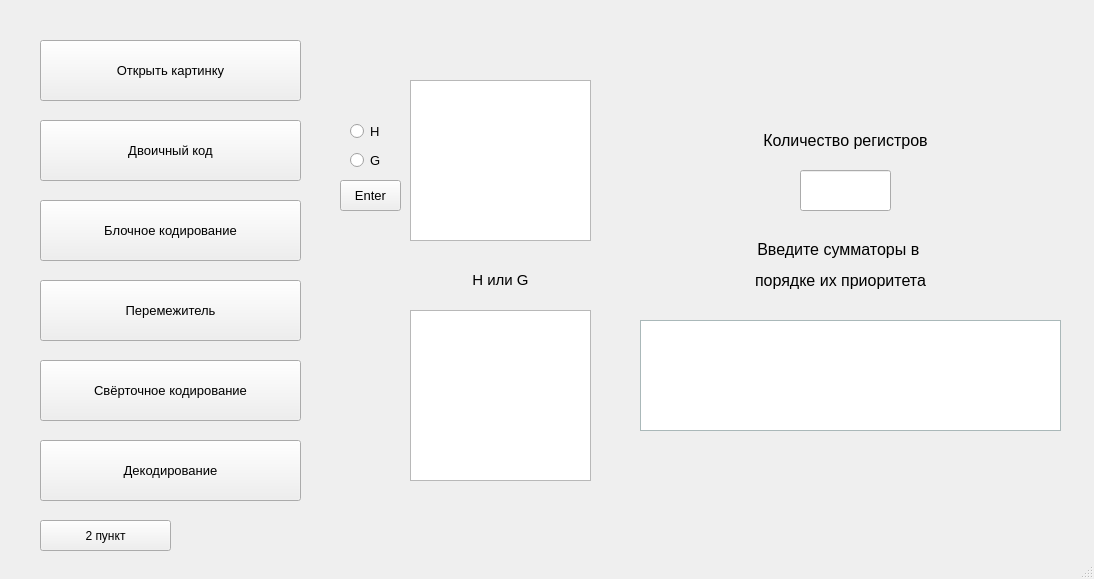
<?xml version="1.0" encoding="UTF-8"?>
<ui version="4.0">
 <class>MainWindow</class>
 <widget class="QMainWindow" name="MainWindow">
  <property name="geometry">
   <rect>
    <x>0</x>
    <y>0</y>
    <width>1094</width>
    <height>579</height>
   </rect>
  </property>
  <property name="windowTitle">
   <string>MainWindow</string>
  </property>
  <widget class="QWidget" name="centralwidget">
   <widget class="QPushButton" name="enter">
    <property name="geometry">
     <rect>
      <x>340</x>
      <y>180</y>
      <width>61</width>
      <height>31</height>
     </rect>
    </property>
    <property name="font">
     <font>
      <pointsize>10</pointsize>
     </font>
    </property>
    <property name="text">
     <string>Enter</string>
    </property>
   </widget>
   <widget class="QTextEdit" name="teaM">
    <property name="geometry">
     <rect>
      <x>410</x>
      <y>310</y>
      <width>181</width>
      <height>171</height>
     </rect>
    </property>
    <property name="font">
     <font>
      <pointsize>11</pointsize>
     </font>
    </property>
   </widget>
   <widget class="QRadioButton" name="rH">
    <property name="geometry">
     <rect>
      <x>350</x>
      <y>121</y>
      <width>41</width>
      <height>20</height>
     </rect>
    </property>
    <property name="font">
     <font>
      <pointsize>10</pointsize>
     </font>
    </property>
    <property name="text">
     <string>H</string>
    </property>
   </widget>
   <widget class="QTextEdit" name="teM">
    <property name="geometry">
     <rect>
      <x>410</x>
      <y>80</y>
      <width>181</width>
      <height>161</height>
     </rect>
    </property>
    <property name="font">
     <font>
      <pointsize>11</pointsize>
     </font>
    </property>
   </widget>
   <widget class="QRadioButton" name="rG">
    <property name="geometry">
     <rect>
      <x>350</x>
      <y>150</y>
      <width>41</width>
      <height>21</height>
     </rect>
    </property>
    <property name="font">
     <font>
      <pointsize>10</pointsize>
     </font>
    </property>
    <property name="text">
     <string>G</string>
    </property>
   </widget>
   <widget class="QLabel" name="label_7">
    <property name="geometry">
     <rect>
      <x>410</x>
      <y>260</y>
      <width>181</width>
      <height>41</height>
     </rect>
    </property>
    <property name="font">
     <font>
      <pointsize>11</pointsize>
     </font>
    </property>
    <property name="text">
     <string>&lt;html&gt;&lt;head/&gt;&lt;body&gt;&lt;p align=&quot;center&quot;&gt;H или G&lt;/p&gt;&lt;/body&gt;&lt;/html&gt;</string>
    </property>
   </widget>
   <widget class="QLabel" name="label_3">
    <property name="geometry">
     <rect>
      <x>610</x>
      <y>230</y>
      <width>461</width>
      <height>71</height>
     </rect>
    </property>
    <property name="font">
     <font>
      <pointsize>12</pointsize>
     </font>
    </property>
    <property name="text">
     <string>&lt;html&gt;&lt;head/&gt;&lt;body&gt;&lt;p align=&quot;center&quot;&gt;Введите сумматоры в &lt;/p&gt;&lt;p align=&quot;center&quot;&gt;порядке их приоритета&lt;/p&gt;&lt;/body&gt;&lt;/html&gt;</string>
    </property>
   </widget>
   <widget class="QLabel" name="label_2">
    <property name="geometry">
     <rect>
      <x>700</x>
      <y>120</y>
      <width>291</width>
      <height>41</height>
     </rect>
    </property>
    <property name="font">
     <font>
      <pointsize>12</pointsize>
     </font>
    </property>
    <property name="text">
     <string>&lt;html&gt;&lt;head/&gt;&lt;body&gt;&lt;p align=&quot;center&quot;&gt;Количество регистров&lt;/p&gt;&lt;/body&gt;&lt;/html&gt;</string>
    </property>
   </widget>
   <widget class="QTextEdit" name="summatorsss">
    <property name="enabled">
     <bool>true</bool>
    </property>
    <property name="geometry">
     <rect>
      <x>640</x>
      <y>320</y>
      <width>421</width>
      <height>111</height>
     </rect>
    </property>
    <property name="palette">
     <palette>
      <active>
       <colorrole role="WindowText">
        <brush brushstyle="SolidPattern">
         <color alpha="255">
          <red>0</red>
          <green>0</green>
          <blue>0</blue>
         </color>
        </brush>
       </colorrole>
       <colorrole role="Button">
        <brush brushstyle="SolidPattern">
         <color alpha="255">
          <red>221</red>
          <green>238</green>
          <blue>240</blue>
         </color>
        </brush>
       </colorrole>
       <colorrole role="Light">
        <brush brushstyle="SolidPattern">
         <color alpha="255">
          <red>255</red>
          <green>255</green>
          <blue>255</blue>
         </color>
        </brush>
       </colorrole>
       <colorrole role="Midlight">
        <brush brushstyle="SolidPattern">
         <color alpha="255">
          <red>238</red>
          <green>246</green>
          <blue>247</blue>
         </color>
        </brush>
       </colorrole>
       <colorrole role="Dark">
        <brush brushstyle="SolidPattern">
         <color alpha="255">
          <red>111</red>
          <green>119</green>
          <blue>120</blue>
         </color>
        </brush>
       </colorrole>
       <colorrole role="Mid">
        <brush brushstyle="SolidPattern">
         <color alpha="255">
          <red>147</red>
          <green>159</green>
          <blue>160</blue>
         </color>
        </brush>
       </colorrole>
       <colorrole role="Text">
        <brush brushstyle="SolidPattern">
         <color alpha="255">
          <red>0</red>
          <green>0</green>
          <blue>0</blue>
         </color>
        </brush>
       </colorrole>
       <colorrole role="BrightText">
        <brush brushstyle="SolidPattern">
         <color alpha="255">
          <red>255</red>
          <green>255</green>
          <blue>255</blue>
         </color>
        </brush>
       </colorrole>
       <colorrole role="ButtonText">
        <brush brushstyle="SolidPattern">
         <color alpha="255">
          <red>0</red>
          <green>0</green>
          <blue>0</blue>
         </color>
        </brush>
       </colorrole>
       <colorrole role="Base">
        <brush brushstyle="SolidPattern">
         <color alpha="255">
          <red>255</red>
          <green>255</green>
          <blue>255</blue>
         </color>
        </brush>
       </colorrole>
       <colorrole role="Window">
        <brush brushstyle="SolidPattern">
         <color alpha="255">
          <red>221</red>
          <green>238</green>
          <blue>240</blue>
         </color>
        </brush>
       </colorrole>
       <colorrole role="Shadow">
        <brush brushstyle="SolidPattern">
         <color alpha="255">
          <red>0</red>
          <green>0</green>
          <blue>0</blue>
         </color>
        </brush>
       </colorrole>
       <colorrole role="AlternateBase">
        <brush brushstyle="SolidPattern">
         <color alpha="255">
          <red>238</red>
          <green>246</green>
          <blue>247</blue>
         </color>
        </brush>
       </colorrole>
       <colorrole role="ToolTipBase">
        <brush brushstyle="SolidPattern">
         <color alpha="255">
          <red>255</red>
          <green>255</green>
          <blue>220</blue>
         </color>
        </brush>
       </colorrole>
       <colorrole role="ToolTipText">
        <brush brushstyle="SolidPattern">
         <color alpha="255">
          <red>0</red>
          <green>0</green>
          <blue>0</blue>
         </color>
        </brush>
       </colorrole>
       <colorrole role="PlaceholderText">
        <brush brushstyle="SolidPattern">
         <color alpha="128">
          <red>0</red>
          <green>0</green>
          <blue>0</blue>
         </color>
        </brush>
       </colorrole>
      </active>
      <inactive>
       <colorrole role="WindowText">
        <brush brushstyle="SolidPattern">
         <color alpha="255">
          <red>0</red>
          <green>0</green>
          <blue>0</blue>
         </color>
        </brush>
       </colorrole>
       <colorrole role="Button">
        <brush brushstyle="SolidPattern">
         <color alpha="255">
          <red>221</red>
          <green>238</green>
          <blue>240</blue>
         </color>
        </brush>
       </colorrole>
       <colorrole role="Light">
        <brush brushstyle="SolidPattern">
         <color alpha="255">
          <red>255</red>
          <green>255</green>
          <blue>255</blue>
         </color>
        </brush>
       </colorrole>
       <colorrole role="Midlight">
        <brush brushstyle="SolidPattern">
         <color alpha="255">
          <red>238</red>
          <green>246</green>
          <blue>247</blue>
         </color>
        </brush>
       </colorrole>
       <colorrole role="Dark">
        <brush brushstyle="SolidPattern">
         <color alpha="255">
          <red>111</red>
          <green>119</green>
          <blue>120</blue>
         </color>
        </brush>
       </colorrole>
       <colorrole role="Mid">
        <brush brushstyle="SolidPattern">
         <color alpha="255">
          <red>147</red>
          <green>159</green>
          <blue>160</blue>
         </color>
        </brush>
       </colorrole>
       <colorrole role="Text">
        <brush brushstyle="SolidPattern">
         <color alpha="255">
          <red>0</red>
          <green>0</green>
          <blue>0</blue>
         </color>
        </brush>
       </colorrole>
       <colorrole role="BrightText">
        <brush brushstyle="SolidPattern">
         <color alpha="255">
          <red>255</red>
          <green>255</green>
          <blue>255</blue>
         </color>
        </brush>
       </colorrole>
       <colorrole role="ButtonText">
        <brush brushstyle="SolidPattern">
         <color alpha="255">
          <red>0</red>
          <green>0</green>
          <blue>0</blue>
         </color>
        </brush>
       </colorrole>
       <colorrole role="Base">
        <brush brushstyle="SolidPattern">
         <color alpha="255">
          <red>255</red>
          <green>255</green>
          <blue>255</blue>
         </color>
        </brush>
       </colorrole>
       <colorrole role="Window">
        <brush brushstyle="SolidPattern">
         <color alpha="255">
          <red>221</red>
          <green>238</green>
          <blue>240</blue>
         </color>
        </brush>
       </colorrole>
       <colorrole role="Shadow">
        <brush brushstyle="SolidPattern">
         <color alpha="255">
          <red>0</red>
          <green>0</green>
          <blue>0</blue>
         </color>
        </brush>
       </colorrole>
       <colorrole role="AlternateBase">
        <brush brushstyle="SolidPattern">
         <color alpha="255">
          <red>238</red>
          <green>246</green>
          <blue>247</blue>
         </color>
        </brush>
       </colorrole>
       <colorrole role="ToolTipBase">
        <brush brushstyle="SolidPattern">
         <color alpha="255">
          <red>255</red>
          <green>255</green>
          <blue>220</blue>
         </color>
        </brush>
       </colorrole>
       <colorrole role="ToolTipText">
        <brush brushstyle="SolidPattern">
         <color alpha="255">
          <red>0</red>
          <green>0</green>
          <blue>0</blue>
         </color>
        </brush>
       </colorrole>
       <colorrole role="PlaceholderText">
        <brush brushstyle="SolidPattern">
         <color alpha="128">
          <red>0</red>
          <green>0</green>
          <blue>0</blue>
         </color>
        </brush>
       </colorrole>
      </inactive>
      <disabled>
       <colorrole role="WindowText">
        <brush brushstyle="SolidPattern">
         <color alpha="255">
          <red>111</red>
          <green>119</green>
          <blue>120</blue>
         </color>
        </brush>
       </colorrole>
       <colorrole role="Button">
        <brush brushstyle="SolidPattern">
         <color alpha="255">
          <red>221</red>
          <green>238</green>
          <blue>240</blue>
         </color>
        </brush>
       </colorrole>
       <colorrole role="Light">
        <brush brushstyle="SolidPattern">
         <color alpha="255">
          <red>255</red>
          <green>255</green>
          <blue>255</blue>
         </color>
        </brush>
       </colorrole>
       <colorrole role="Midlight">
        <brush brushstyle="SolidPattern">
         <color alpha="255">
          <red>238</red>
          <green>246</green>
          <blue>247</blue>
         </color>
        </brush>
       </colorrole>
       <colorrole role="Dark">
        <brush brushstyle="SolidPattern">
         <color alpha="255">
          <red>111</red>
          <green>119</green>
          <blue>120</blue>
         </color>
        </brush>
       </colorrole>
       <colorrole role="Mid">
        <brush brushstyle="SolidPattern">
         <color alpha="255">
          <red>147</red>
          <green>159</green>
          <blue>160</blue>
         </color>
        </brush>
       </colorrole>
       <colorrole role="Text">
        <brush brushstyle="SolidPattern">
         <color alpha="255">
          <red>111</red>
          <green>119</green>
          <blue>120</blue>
         </color>
        </brush>
       </colorrole>
       <colorrole role="BrightText">
        <brush brushstyle="SolidPattern">
         <color alpha="255">
          <red>255</red>
          <green>255</green>
          <blue>255</blue>
         </color>
        </brush>
       </colorrole>
       <colorrole role="ButtonText">
        <brush brushstyle="SolidPattern">
         <color alpha="255">
          <red>111</red>
          <green>119</green>
          <blue>120</blue>
         </color>
        </brush>
       </colorrole>
       <colorrole role="Base">
        <brush brushstyle="SolidPattern">
         <color alpha="255">
          <red>221</red>
          <green>238</green>
          <blue>240</blue>
         </color>
        </brush>
       </colorrole>
       <colorrole role="Window">
        <brush brushstyle="SolidPattern">
         <color alpha="255">
          <red>221</red>
          <green>238</green>
          <blue>240</blue>
         </color>
        </brush>
       </colorrole>
       <colorrole role="Shadow">
        <brush brushstyle="SolidPattern">
         <color alpha="255">
          <red>0</red>
          <green>0</green>
          <blue>0</blue>
         </color>
        </brush>
       </colorrole>
       <colorrole role="AlternateBase">
        <brush brushstyle="SolidPattern">
         <color alpha="255">
          <red>221</red>
          <green>238</green>
          <blue>240</blue>
         </color>
        </brush>
       </colorrole>
       <colorrole role="ToolTipBase">
        <brush brushstyle="SolidPattern">
         <color alpha="255">
          <red>255</red>
          <green>255</green>
          <blue>220</blue>
         </color>
        </brush>
       </colorrole>
       <colorrole role="ToolTipText">
        <brush brushstyle="SolidPattern">
         <color alpha="255">
          <red>0</red>
          <green>0</green>
          <blue>0</blue>
         </color>
        </brush>
       </colorrole>
       <colorrole role="PlaceholderText">
        <brush brushstyle="SolidPattern">
         <color alpha="128">
          <red>0</red>
          <green>0</green>
          <blue>0</blue>
         </color>
        </brush>
       </colorrole>
      </disabled>
     </palette>
    </property>
    <property name="font">
     <font>
      <pointsize>12</pointsize>
     </font>
    </property>
    <property name="readOnly">
     <bool>false</bool>
    </property>
   </widget>
   <widget class="QLineEdit" name="kol_reg">
    <property name="geometry">
     <rect>
      <x>800</x>
      <y>170</y>
      <width>91</width>
      <height>41</height>
     </rect>
    </property>
   </widget>
   <widget class="QPushButton" name="open">
    <property name="geometry">
     <rect>
      <x>40</x>
      <y>40</y>
      <width>261</width>
      <height>61</height>
     </rect>
    </property>
    <property name="font">
     <font>
      <pointsize>10</pointsize>
     </font>
    </property>
    <property name="text">
     <string>Открыть картинку</string>
    </property>
   </widget>
   <widget class="QPushButton" name="byteKod">
    <property name="geometry">
     <rect>
      <x>40</x>
      <y>120</y>
      <width>261</width>
      <height>61</height>
     </rect>
    </property>
    <property name="font">
     <font>
      <pointsize>10</pointsize>
     </font>
    </property>
    <property name="text">
     <string>Двоичный код</string>
    </property>
   </widget>
   <widget class="QPushButton" name="bloccoder">
    <property name="geometry">
     <rect>
      <x>40</x>
      <y>200</y>
      <width>261</width>
      <height>61</height>
     </rect>
    </property>
    <property name="font">
     <font>
      <pointsize>10</pointsize>
     </font>
    </property>
    <property name="text">
     <string>Блочное кодирование</string>
    </property>
   </widget>
   <widget class="QPushButton" name="peremezh">
    <property name="geometry">
     <rect>
      <x>40</x>
      <y>280</y>
      <width>261</width>
      <height>61</height>
     </rect>
    </property>
    <property name="font">
     <font>
      <pointsize>10</pointsize>
     </font>
    </property>
    <property name="text">
     <string>Перемежитель</string>
    </property>
   </widget>
   <widget class="QPushButton" name="svertcoder">
    <property name="geometry">
     <rect>
      <x>40</x>
      <y>360</y>
      <width>261</width>
      <height>61</height>
     </rect>
    </property>
    <property name="font">
     <font>
      <pointsize>10</pointsize>
     </font>
    </property>
    <property name="text">
     <string>Свёрточное кодирование</string>
    </property>
   </widget>
   <widget class="QPushButton" name="decoder">
    <property name="geometry">
     <rect>
      <x>40</x>
      <y>440</y>
      <width>261</width>
      <height>61</height>
     </rect>
    </property>
    <property name="font">
     <font>
      <pointsize>10</pointsize>
     </font>
    </property>
    <property name="text">
     <string>Декодирование</string>
    </property>
   </widget>
   <widget class="QPushButton" name="punkt">
    <property name="geometry">
     <rect>
      <x>40</x>
      <y>520</y>
      <width>131</width>
      <height>31</height>
     </rect>
    </property>
    <property name="text">
     <string>2 пункт</string>
    </property>
   </widget>
  </widget>
  <widget class="QStatusBar" name="statusbar"/>
 </widget>
 <resources/>
 <connections/>
</ui>
